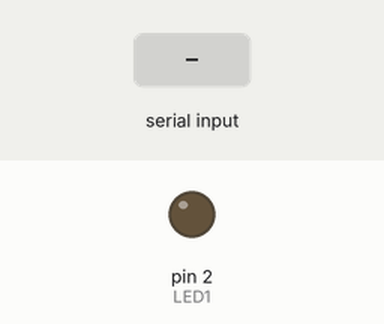
Recording of a sketch running on a simulated Arduino Uno, built with avr-gcc and run on an emulated ATmega328P. Parts: output pins drawn as LEDs (lit = HIGH). Dashed ring = blinking. Inputs (shaded band) come from the test bench. What the sketch prints to the serial monitor is not drawn.

Above: at 1.2 s.
1.3 s: "90,45\n" received over Serial
At 1.55 s:
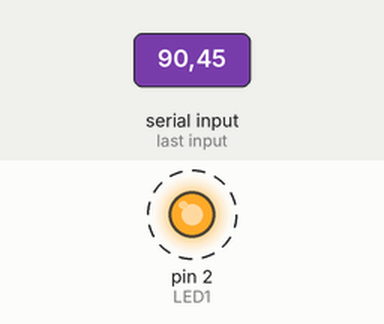
Timing chart, 0 to 10.3 s (numbered marks = the images above; inputs shaded):
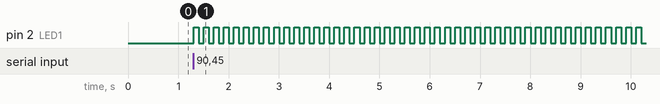

Measured:
- after the input at 1.3 s, pin 2 (LED1): alternates HIGH for 0.10 s and LOW for 0.10 s, starting at once

The sketch:

Unit_8_Program_2_3.ino
```cpp
/*  Title: Unit 8 Program #2.3
 *  Purpose: Flash LED number of times depending on input
 *  Author: Andy Davis
 *  Date: 4/30/2021
 *  LED1 connected to D2
 */

#include "Stemtera_io.h"

int intIn;


void setup() {
  Serial.begin(9600);
  Serial.println("LED controller V1.0");
  pinMode(LED1, OUTPUT);
  Serial.println("Enter how many number of times to flash LED");  //Prompt for input
}

void flash(int led, int times){
  for(int i = 0; i < times; i++){
    digitalWrite(led, !digitalRead(led));
    delay(100);
    digitalWrite(led, !digitalRead(led));
    delay(100);
  }
}

void loop() {
  if(Serial.available() > 0){  //Wait for input...
    intIn = Serial.parseInt();
    flash(LED1, intIn);
  }
}
```

Stemtera_io.h
```cpp
/*  Header file for the Stemtera IOs
 *  This is to be used with the helper board provided by Prof. Thoen
 */

//LEDs
const int LED1 = 2;
const int LED2 = 3;
const int LED3 = 4;
const int LED4 = 5;

//Push buttons
const int S1 = 6;
const int S2 = 7;
const int S3 = 8;
const int S4 = 9;

//Slide Switches
const int S5 = 10;
const int S6 = 11;

//Speaker
const int SPKR = 12;

//Neopixel Strip
const int Neo = 13;

//Potentiometers - Variable Resistors
const int VR1 = A0;
const int VR2 = A1;

//LDR
const int LDR1 = A2;

//Buzzer
const int BZ1 = A3;
```
